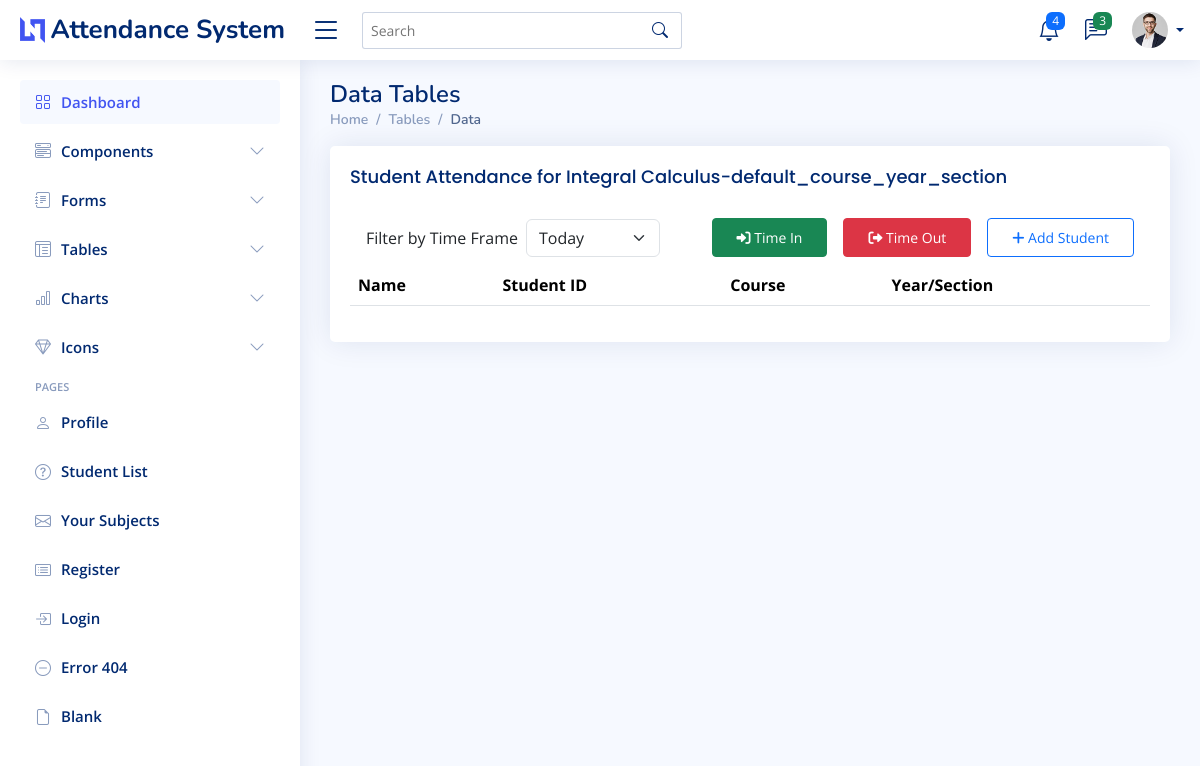
The page /student-attendance/7/ on the database its author committed.
### myapp/models.py (models this page shows, shortened)
class Subject(models.Model):
    name = models.CharField(max_length=100)
    description = models.TextField(blank=True, null=True)
    course_year_section = models.CharField(max_length=100, default="default_course_year_section")
    teacher = models.ForeignKey(Teacher, on_delete=models.CASCADE, related_name="subjects")
    created_at = models.DateTimeField(auto_now_add=True)

### myapp/views.py (the view, shortened to what this page needs)
# urls.py: path('student-attendance/<int:id>/', views.student_attendance, name='student-attendance'),
def student_attendance(request, id):
    subject = get_object_or_404(Subject, id=id)
    assigned_students = subject.students.all()
    available_students = Student.objects.exclude(id__in=assigned_students.values_list('id', flat=True))
    return render(request, 'myapp/student_attendance.html', {
        'assigned_students': assigned_students,
        'available_students': available_students,
        'subject': subject
    })

### myapp/templates/myapp/student_attendance.html (shortened to what this page needs)
{% extends 'myapp/base.html' %}
{% load static %}
{% block content %}
<main id="main" class="main">
  <div class="pagetitle">
    <h1>Data Tables</h1>
    <nav>
      <ol class="breadcrumb">
        <li class="breadcrumb-item"><a href="index.html">Home</a></li>
        <li class="breadcrumb-item">Tables</li>
        <li class="breadcrumb-item active">Data</li>
      </ol>
    </nav>
  </div>
  <section class="section">
    <div class="row">
      <div class="col-lg-12">
        <div class="card">
          <div class="card-body">
            <h5 class="card-title">Student Attendance for {{subject.name}}-{{subject.course_year_section}}</h5>
    <div class="d-flex flex-column flex-lg-row justify-content-between align-items-center gap-3 py-2 px-3">
      <div class="d-flex flex-column flex-md-row align-items-center gap-2">
          <label for="timeframe" class="form-label mb-0">Filter by Time Frame</label>
          <select class="form-select w-auto" id="timeframe">
              <option value="today">Today</option>
          </select>
      </div>
      <div class="d-flex flex-column flex-md-row gap-3">
          <button type="button" class="btn btn-success btn-sm px-4 py-2" id="startLogin">
              <i class="fa-solid fa-sign-in-alt"></i> Time In
          </button>
          <button type="button" class="btn btn-danger btn-sm px-4 py-2" id="startLogout">
              <i class="fa-solid fa-sign-out-alt"></i> Time Out
          </button>
          <button type="button" class="btn btn-outline-primary btn-sm px-4 py-2" data-bs-toggle="modal" data-bs-target="#addStudentModal">
              <i class="fa-solid fa-plus"></i> Add Student
          </button>
      </div>
    </div>
        <div class="table-responsive">
          <table class="table datatable">
            <thead>
              <tr>
                <th>Name</th>
                <th>Student ID</th>
                <th>Course</th>
                <th>Year/Section</th>
              </tr>
            </thead>
          </table>
        </div>
      </div>
    </div>
  </div>
</div>
</section>
</main>
{% endblock %}

### static/assets/css/style.css (style rules this page uses)
:root { scroll-behavior: smooth; }
body { font-family: "Open Sans", sans-serif; background: #f6f9ff; color: #444444; }
h1, h2, h3, h4, h5, h6 { font-family: "Nunito", sans-serif; }
#main { margin-top: 60px; padding: 20px 30px; transition: all 0.3s; }
.pagetitle { margin-bottom: 10px; }
.pagetitle h1 { font-size: 24px; margin-bottom: 0; font-weight: 600; color: #012970; }
.card { margin-bottom: 30px; border: none; border-radius: 5px; box-shadow: 0px 0 30px rgba(1, 41, 112, 0.1); }
.card-title { padding: 20px 0 15px 0; font-size: 18px; font-weight: 500; color: #012970; font-family: "Poppins", sans-serif; }
.card-body { padding: 0 20px 20px 20px; }
.breadcrumb { font-size: 14px; font-family: "Nunito", sans-serif; color: #899bbd; font-weight: 600; }
.breadcrumb a { color: #899bbd; transition: 0.3s; }
.breadcrumb .breadcrumb-item::before { color: #899bbd; }
.breadcrumb .active { color: #51678f; font-weight: 600; }
@media (min-width: 1200px) { #main, #footer { margin-left: 300px; } }

### rows shown on the page
Subject: name "Integral Calculus", course_year_section "default_course_year_section"
